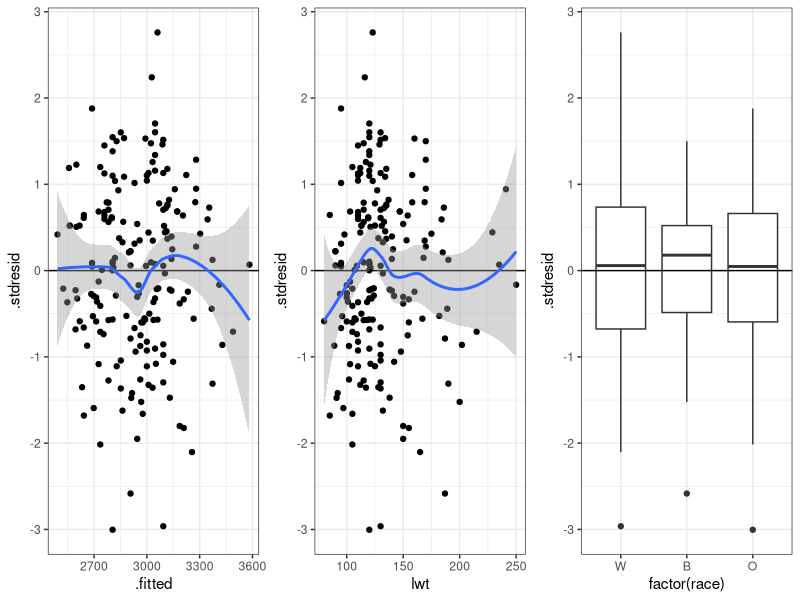
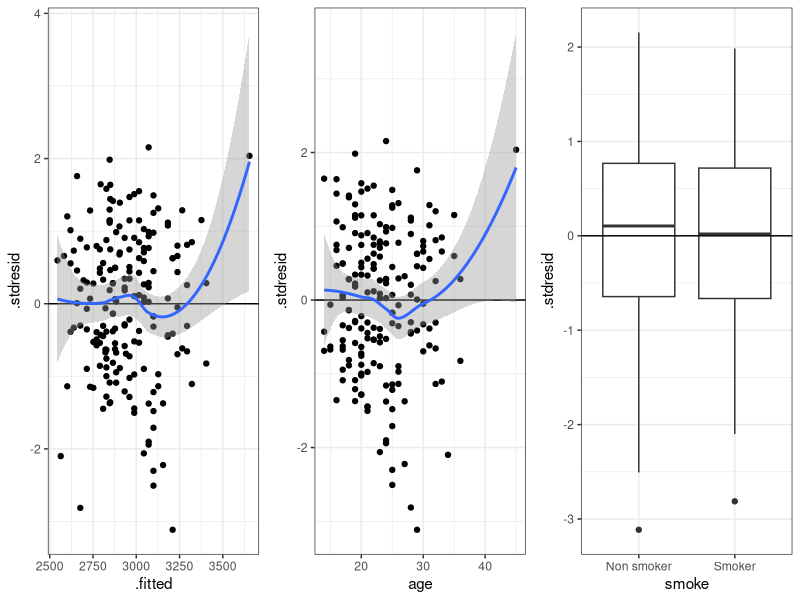
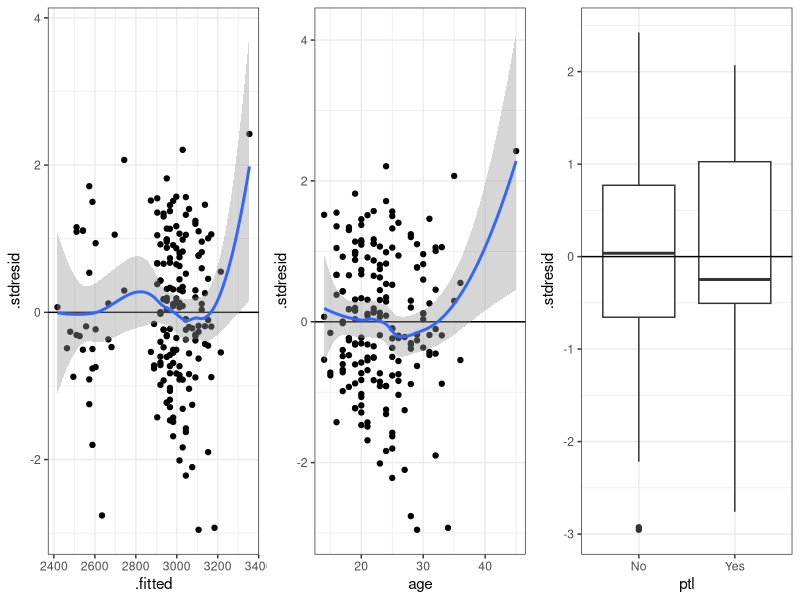

The R source for these figures, in order:
# Проблема выбора модели
# В.М. Хайтов, к.б.н.
# Биологический факультет, СПбГУ

# чтобы избежать scientific notation
options(scipen = 6, digits = 3)


# ## All models are wrong #####

# ## Проблема выбора в действии  #####

# ## Зависит ли вес новорожденных от характеристик матери?
# Вес новорожденных варьирует в широких пределах: иногда рождаются дети с экстремально малым весом, а иногда появляются крупные младенцы.
# Можем ли мы предсказать вес новорожденного, если знаем характеристики матери?
# Какие именно характеристики матери надо знать, чтобы предсказать вес ребенка?
# Данные: Hosmer, Lemeshow, 1989

# ## Переменные
# - `low` -- имеет ли ребенок экстремально низкий вес
# - `age` -- возраст матери
# - `lwt` -- вес матери (в фунтах)
# - `race` -- раса матери (1 = white, 2 = black, 3 = other)
# - `smoke` -- курила ли мать во время беременности
# - `ptl` -- количество преждевременных родов в прошлом
# - `ht` -- были ли случаи повышенного давления
# - `ui` -- присутствие эрозии матки
# - `ftv` -- количество посещений врача в первом триместре
# - `bwt` -- вес ребенка при рождении

# Предположим, что мы сформулировали предварительно три гипотезы.

# **Гипотеза № 1**: Вес младенцев может варьировать вследствие расовых различий.
#
# **Гипотеза № 2**. На вес новорожденных могут оказывать влияние вредные привычки матери, например, курение.
#
# **Гипотеза № 3**. Склонность к преждевременным родам, очевидно, должна влиять на вес новорожденных. Поэтому важным предиктором может оказаться наличие преждевременных родов в анамнезе.


# ## Самый правильный путь
#
# Самый правильный путь был бы включить все три гипотезы в одну модель, включающую в качестве предикторов склонность к преждевременным родам, склонность к курению, расу, ковариаты (вес и возраст) и все возможные взаимодействия.

# ## Подготавливаем данные
library(MASS)
baby <- birthwt # Переименуем данные для удобства
head(birthwt, 3)

# Фактор "курение"
baby$smoke <- factor(baby$smoke, levels = c(0, 1), labels = c('Non smoker', 'Smoker'))
# Фактор "преждевременные роды в анамнезе"
baby$ptl <- factor(ifelse(baby$ptl != 0, yes = 'Yes', no = 'No'))
# Фактор "раса"
baby$race <- factor(baby$race, levels = 1:3, labels = c('W', 'B', 'O'))

# ## Можем ли мы построить полную модель?
M_all <- lm(bwt ~ race * smoke * ptl * age * lwt, data = baby)
# Все посчиталось, но можем ли мы использовать такую модель?
# В этой модели много коэффициентов
length(coef(M_all))

# ## Проблема недостатка данных

# ## Самая прямая дорога: оставить все как есть
# В нашем случае пойти по этому пути мешает недостаток данных...

# ## Другой путь: упрощение модели
# В нашем случае пойти по этому пути мешает недостаток данных...

# ## Третий путь: несколько равноправных моделей #####

# ## Гипотеза № 1 и модель для нее
#
# Вес младенцев может варьировать вследствие расовых различий. Однако представители разных рас имеют разный средний рост/вес. Следовательно, надо учитывать вес, как ковариату.
M_race <- glm(bwt ~  race * lwt, data = baby)

# ## Гипотеза № 2 и модель для нее
#
# На вес новорожденных могут оказывать влияние вредные привычки матери, например, курение. Но, склонность к курению может иметь возрастную динамику. Следовательно, надо учитывать и возраст, как ковариату.
M_smoke <- glm(bwt ~ smoke * age, data = baby)

# ## Гипотеза № 3 и модель для нее
#
# Склонность к преждевременным родам, очевидно, должна влиять на вес новорожденных. Поэтому важным предиктором может оказаться наличие преждевременных родов в анамнезе. Однако количество предыдущих родов, конечно же связано с возрастом. Возраст надо учитывать в качестве ковариаты.
M_ptl <- glm(bwt ~ ptl * age, data = baby)

# ## Можно ли упростить эти модели?

# ## Информационные критерии #####

# ## Вычисление AIC вручную  #####

# ## Вернемся к моделям

# ## Модель для гипотезы № 1
# Модель без взаимодействия
M_race_2 <- glm(bwt ~ lwt + race, data = baby)

# Для сравнения полной и сокращенной модели воспользуемся AIC
# ## Вычисление AIC вручную
# Для модели M_race
  p_1 <- length(coef(M_race)) + 1
  aic1 <- - 2 * logLik(M_race) + 2 * p_1
# Для модели M_race_2
  p_2 <- length(coef(M_race_2)) + 1
  aic2 <- - 2 * logLik(M_race_2) + 2 * p_2
c(aic1, aic2)

# ## Вычисление AIC при помощи специализированной функции
AIC(M_race, M_race_2)
# Значения полностью совпали.

# ## AIC в действии  #####

# Сравниваем полную и сокращенную модели для гипотезы № 1
AIC(M_race, M_race_2)

# ## Что будет, если мы еще сократим модель
M_race_3 <- glm(bwt ~ lwt, data = baby)
M_race_4 <- glm(bwt ~ race, data = baby)
M_race_5 <- glm(bwt ~ 1, data = baby)

AIC(M_race, M_race_2, M_race_3, M_race_4, M_race_5)

# ## Диагностика финальной модели для гипотезы №1
library(cowplot); library(ggplot2); theme_set(theme_bw())

M_race_2_diag <-  fortify(M_race_2)

gg_resid <- ggplot(data = M_race_2_diag, aes(x = .fitted, y = .stdresid)) +
  geom_point() + geom_hline(yintercept = 0) + geom_smooth()
res_1 <- gg_resid + aes(x = lwt)
res_2 <- ggplot(data = M_race_2_diag, aes(x = factor(race), y = .stdresid)) +
  geom_boxplot() + geom_hline(yintercept = 0)

plot_grid(gg_resid, res_1, res_2, nrow = 1)



# ## Модель для гипотезы № 2

# Строим сокращенную модель
M_smoke_2 <- glm(bwt ~ smoke + age, data = baby)

# Сравниваем с полной моделью
AIC(M_smoke, M_smoke_2)

# При удалении взаимодействия модель ухудшается. `M_smoke` --- финальная модель.
# ## Диагностика финальной модели для гипотезы №2
M_smoke_diag <- fortify(M_smoke)

gg_resid <- ggplot(data = M_smoke_diag, aes(x = .fitted, y = .stdresid)) +
  geom_point() + geom_hline(yintercept = 0) + geom_smooth()
res_1 <- gg_resid + aes(x = age)
res_2 <- ggplot(data = M_smoke_diag, aes(x = smoke, y = .stdresid)) +
  geom_boxplot() + geom_hline(yintercept = 0)

plot_grid(gg_resid, res_1, res_2, nrow = 1)



# ## Модель для гипотезы № 3

# Строим сокращенную модель
M_ptl_2 <- glm(bwt ~ ptl + age, data = baby)

# Сравниваем с полной моделью
AIC(M_ptl, M_ptl_2)

# ## Можно ли еще сократить модель?
M_ptl_3 <- glm(bwt ~ ptl, data = baby)
M_ptl_4 <- glm(bwt ~ age, data = baby)
M_ptl_5 <- glm(bwt ~ 1, data = baby)

AIC(M_ptl, M_ptl_2, M_ptl_3, M_ptl_4, M_ptl_5)

# ## Диагностика финальной модели для гипотезы №3
M_ptl_diag <- fortify(M_ptl_2)

gg_resid <- ggplot(data = M_ptl_diag, aes(x = .fitted, y = .stdresid)) +
  geom_point() + geom_hline(yintercept = 0) + geom_smooth()
res_1 <- gg_resid + aes(x = age)
res_2 <- ggplot(data = M_ptl_diag, aes(x = ptl, y = .stdresid)) +
  geom_boxplot() + geom_hline(yintercept = 0)

plot_grid(gg_resid, res_1,res_2, nrow = 1)


# ## Сопоставление моделей-кандидатов #####

# ## Три модели и все "статистически значимые"
drop1(M_race_2, test = 'Chi')
drop1(M_ptl_2, test = 'Chi')
drop1(M_smoke, test = 'Chi')
# Что делать?
# И можно ли доверять уровням значимости? Мы ведь провели множественные сравнения.

# ## Какая модель лучше?
# Сравним с помощью AIC три модели-кандидата `M_race_2`, `M_smoke` и `M_ptl_2`
AIC(M_race_2, M_smoke, M_ptl_2)

# ## Блеск и нищета выбора моделей  #####

# ## В саду расходящихся тропок   #####

# ## Выбор моделей на краю пропасти  #####

